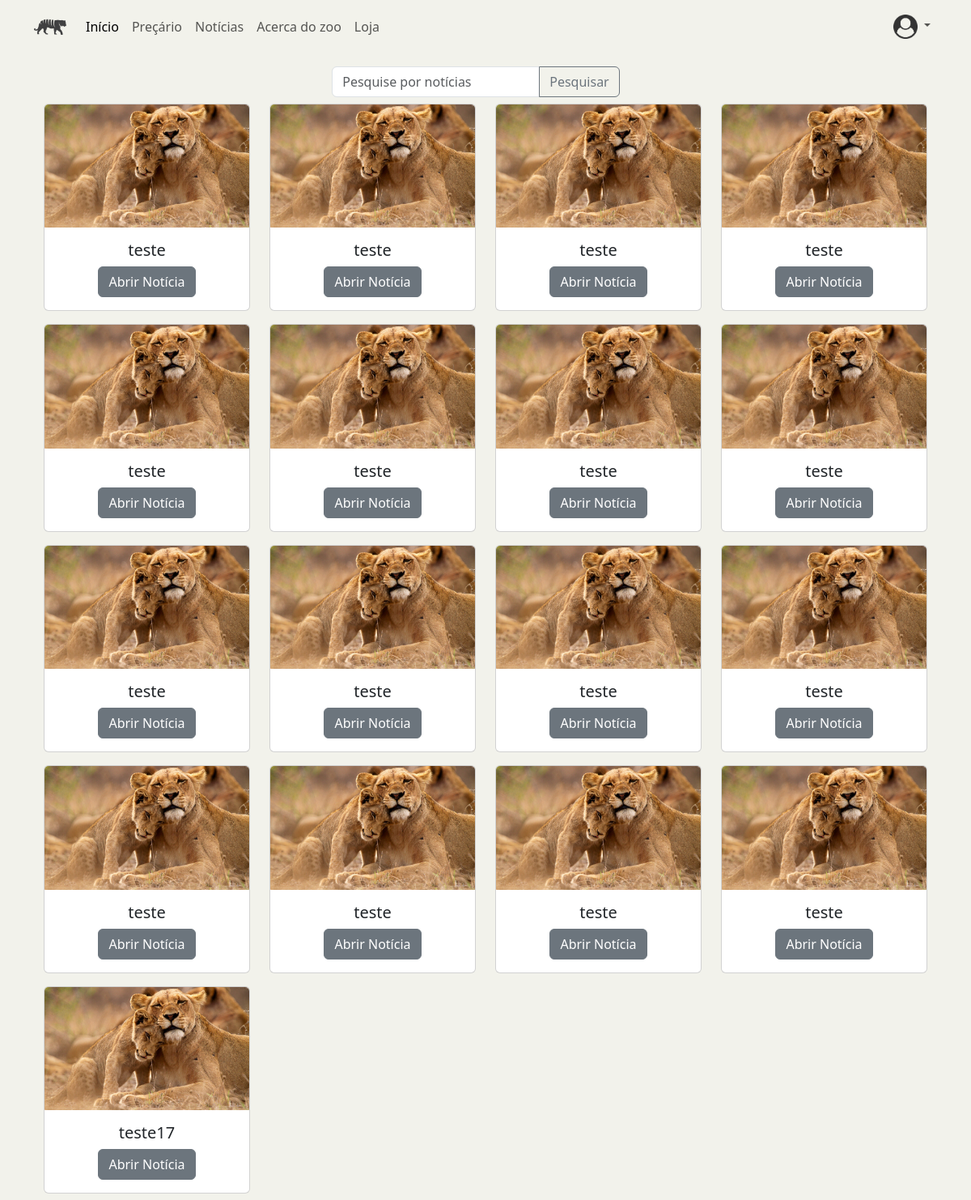
Before: /noticias with the older database file.
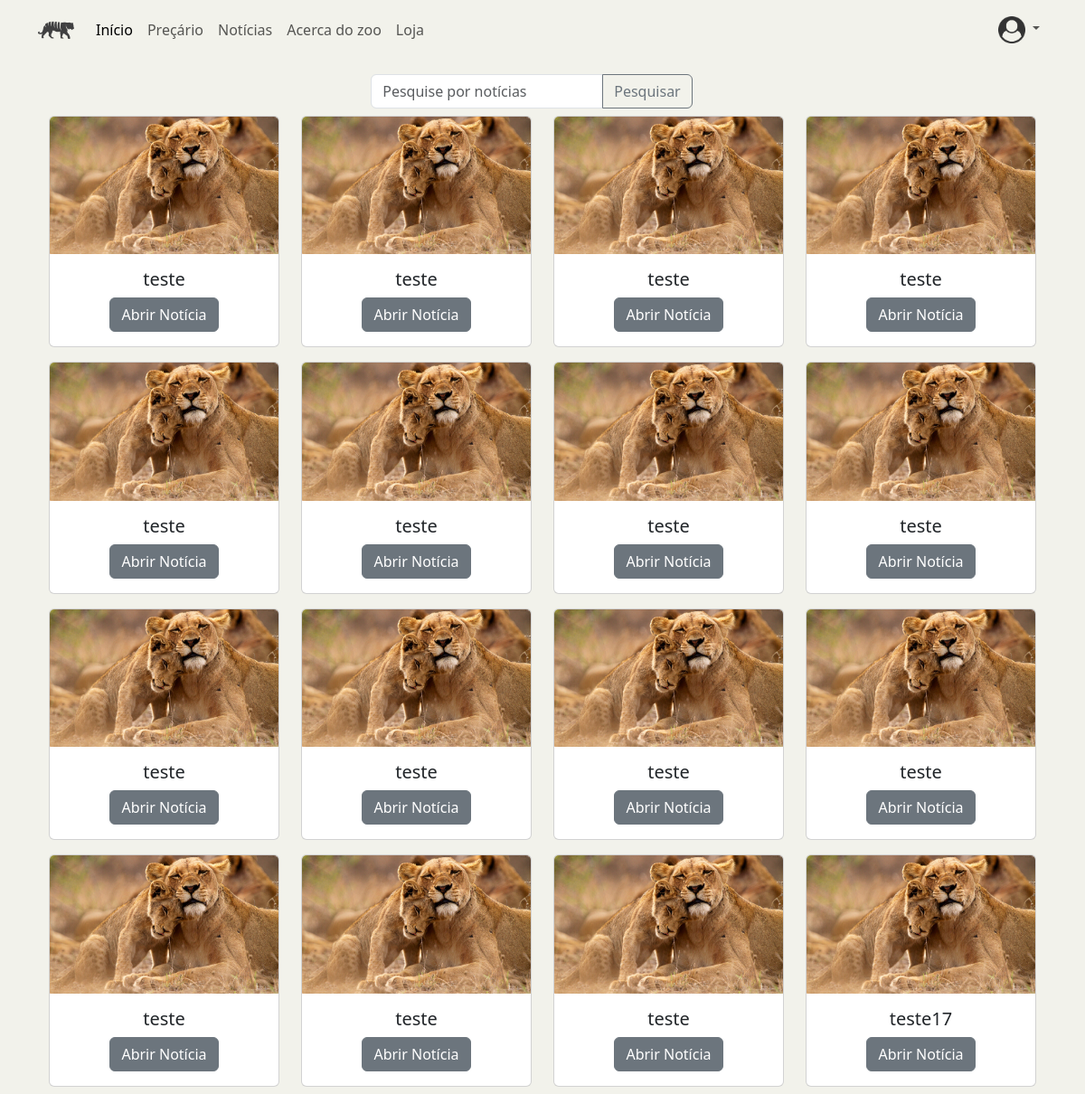
After: the same page with the newer database file.
### ZOO_App/models.py (models this page shows)
class Noticia(models.Model):
    imagem = models.FileField(upload_to="noticias", null=True)
    descricao = models.CharField(max_length=200)
    titulo = models.CharField(max_length=20)

### ZOO_App/views.py (the view, shortened to what this page needs)
# urls.py: path('noticias',views.render_noticias, name='listagem_noticias'),
def render_noticias(request):
    lista_noticias = Noticia.objects.all()
    lista_noticias = list(lista_noticias)
    if "searchTerm" in request.POST:
        searchTerm = request.POST["searchTerm"]
        for item in lista_noticias.copy():
            if item.descricao.find(searchTerm) == -1 and item.titulo.find(searchTerm) == -1:
                lista_noticias.remove(item)
    return render(request, 'ZOO_App/listagem_noticias.html',
                  {'noticias': lista_noticias, 'all' :list})

### ZOO_App/templates/ZOO_App/listagem_noticias.html (shortened to what this page needs)
{%extends "./index.html"%} {% block conteudo %} {% load static %}
<form
  class="row w-100 mt-3 justify-content-center"
  action="{% url 'ZOO_App:listagem_noticias' %}"
  method="post"
>
  <div class="col-auto">
    <div class="input-group">
      <input
        type="text"
        name="searchTerm"
        placeholder="Pesquise por notícias"
        class="form-control"
      />
      <button type="submit" class="btn btn-outline-secondary">Pesquisar</button>
    </div>
  </div>
</form>
<div class="container text-center">
<div class="container text-center">
  <div class="row row-cols-md-4">
    {% for noticia in noticias %}
    <div class="col my-2">
      <div class="card">
        <img
          src="{{ noticia.imagem.url }}"
          class="card-img-top"
          alt="imagem da noticia"
        />
        <div class="card-body">
          <h5 class="card-title">{{noticia.titulo}}</h5>
          <a
            href="{% url 'ZOO_App:detalhe_noticia' noticia.id %}"
            class="btn btn-secondary"
            >Abrir Notícia</a
          >
        </div>
      </div>
    </div>
    {% endfor %}
  </div>
</div>
{% endblock %}

Changed rows visible on the page:
removed Noticia: titulo "teste"
